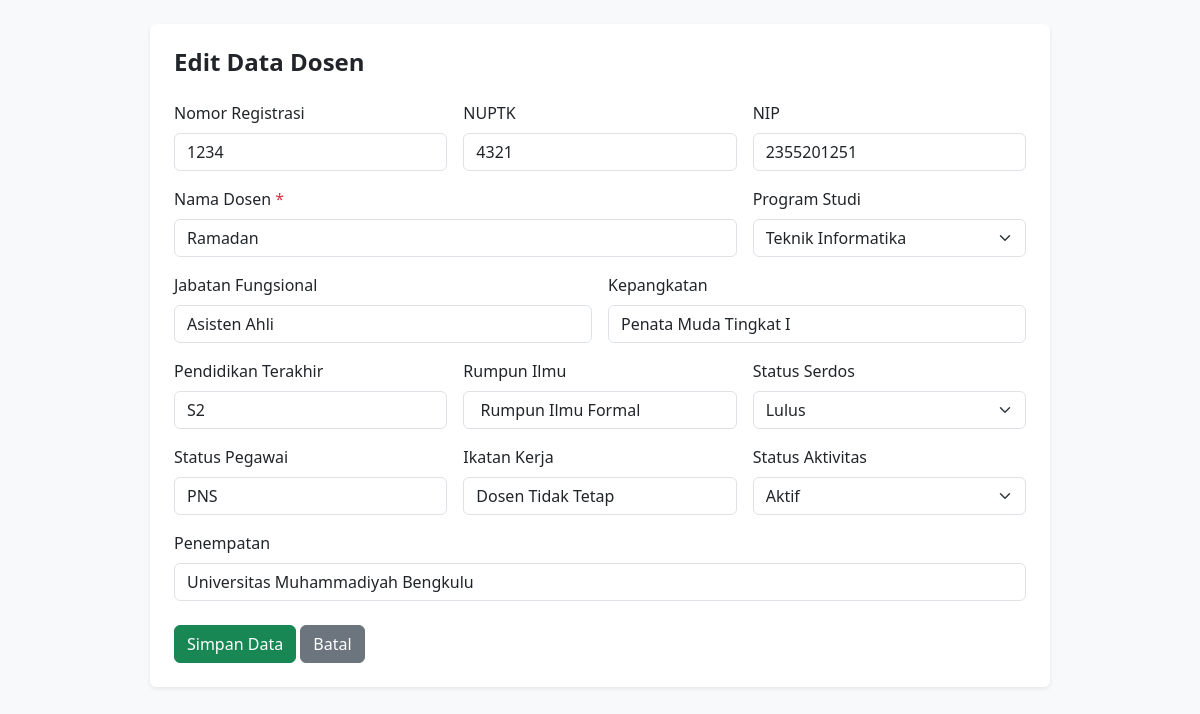
Screenshot of /dosen_form.php?id=1 (signed in) with the database file from the repository.
### tables this page shows
CREATE TABLE `dosen` (
  `id_dosen` int(11) NOT NULL,
  `nomor_registrasi` varchar(50) DEFAULT NULL,
  `nuptk` varchar(50) DEFAULT NULL,
  `nama` varchar(150) NOT NULL,
  `nip` varchar(50) DEFAULT NULL,
  `jabatan_fungsional` varchar(100) DEFAULT NULL,
  `kepangkatan` varchar(100) DEFAULT NULL,
  `pendidikan_terakhir` varchar(20) DEFAULT NULL,
  `rumpun_ilmu` varchar(100) DEFAULT NULL,
  `status_serdos` varchar(50) DEFAULT 'Belum Sertifikasi',
  `status_pegawai` varchar(50) DEFAULT NULL,
  `ikatan_kerja` varchar(50) DEFAULT NULL,
  `status_aktivitas` varchar(50) DEFAULT 'Aktif',
  `penempatan` varchar(100) DEFAULT NULL,
  `id_prodi` int(11) NOT NULL,
  `created_at` timestamp NULL DEFAULT current_timestamp()
);

### dosen_form.php (the view, shortened to what this page needs)
<?php
require_once 'config/database.php';
$id_dosen = $_GET['id'] ?? null;
$dosen = [
    'nomor_registrasi' => '', 'nuptk' => '', 'nip' => '', 'nama' => '',
    'id_prodi' => 1, 'jabatan_fungsional' => '', 'kepangkatan' => '',
    'pendidikan_terakhir' => '', 'rumpun_ilmu' => '', 'status_serdos' => 'Belum Sertifikasi',
    'status_pegawai' => '', 'ikatan_kerja' => '', 'status_aktivitas' => 'Aktif', 'penempatan' => ''
];
if ($id_dosen) {
    $stmt = $pdo->prepare("SELECT * FROM dosen WHERE id_dosen = ?");
    $stmt->execute([$id_dosen]);
    $data = $stmt->fetch();
    if ($data) $dosen = $data;
}
?>
<!DOCTYPE html>
<html lang="id">
<head>
    <link href="https://cdn.jsdelivr.net/npm/bootstrap@5.3.0/dist/css/bootstrap.min.css" rel="stylesheet">
</head>
<body class="bg-light p-4">
<div class="container bg-white p-4 rounded shadow-sm" style="max-width: 900px;">
    <h4 class="fw-bold mb-4"><?= $id_dosen ? 'Edit Data' : 'Tambah Data' ?> Dosen</h4>
    <form method="POST" class="row g-3">
        <div class="col-md-4">
            <label class="form-label">Nomor Registrasi</label>
            <input type="text" name="nomor_registrasi" class="form-control" value="<?= htmlspecialchars($dosen['nomor_registrasi'] ?? '') ?>">
        </div>
        <div class="col-md-4">
            <label class="form-label">NUPTK</label>
            <input type="text" name="nuptk" class="form-control" value="<?= htmlspecialchars($dosen['nuptk'] ?? '') ?>">
        </div>
        <div class="col-md-4">
            <label class="form-label">NIP</label>
            <input type="text" name="nip" class="form-control" value="<?= htmlspecialchars($dosen['nip'] ?? '') ?>">
        </div>
        <div class="col-md-8">
            <label class="form-label">Nama Dosen <span class="text-danger">*</span></label>
            <input type="text" name="nama" class="form-control" value="<?= htmlspecialchars($dosen['nama'] ?? '') ?>" required>
        </div>
        <div class="col-md-4">
            <label class="form-label">Program Studi</label>
            <select name="id_prodi" class="form-select">
                <option value="1" <?= $dosen['id_prodi'] == 1 ? 'selected' : '' ?>>Teknik Informatika</option>
            </select>
        </div>
        <div class="col-md-6">
            <label class="form-label">Jabatan Fungsional</label>
            <input type="text" name="jabatan_fungsional" class="form-control" value="<?= htmlspecialchars($dosen['jabatan_fungsional'] ?? '') ?>">
        </div>
        <div class="col-md-6">
            <label class="form-label">Kepangkatan</label>
            <input type="text" name="kepangkatan" class="form-control" value="<?= htmlspecialchars($dosen['kepangkatan'] ?? '') ?>">
        </div>
        <div class="col-md-4">
            <label class="form-label">Pendidikan Terakhir</label>
            <input type="text" name="pendidikan_terakhir" class="form-control" placeholder="S2 / S3" value="<?= htmlspecialchars($dosen['pendidikan_terakhir'] ?? '') ?>">
        </div>
        <div class="col-md-4">
            <label class="form-label">Rumpun Ilmu</label>
            <input type="text" name="rumpun_ilmu" class="form-control" value="<?= htmlspecialchars($dosen['rumpun_ilmu'] ?? '') ?>">
        </div>
        <div class="col-md-4">
            <label class="form-label">Status Serdos</label>
            <select name="status_serdos" class="form-select">
                <option value="Lulus" <?= ($dosen['status_serdos'] ?? '') === 'Lulus' ? 'selected' : '' ?>>Lulus</option>
            </select>
        </div>
        <div class="col-md-4">
            <label class="form-label">Status Pegawai</label>
            <input type="text" name="status_pegawai" class="form-control" value="<?= htmlspecialchars($dosen['status_pegawai'] ?? '') ?>">
        </div>
        <div class="col-md-4">
            <label class="form-label">Ikatan Kerja</label>
            <input type="text" name="ikatan_kerja" class="form-control" value="<?= htmlspecialchars($dosen['ikatan_kerja'] ?? '') ?>">
        </div>
        <div class="col-md-4">
            <label class="form-label">Status Aktivitas</label>
            <select name="status_aktivitas" class="form-select">
                <option value="Aktif" <?= ($dosen['status_aktivitas'] ?? '') === 'Aktif' ? 'selected' : '' ?>>Aktif</option>
            </select>
        </div>
        <div class="col-md-12">
            <label class="form-label">Penempatan</label>
            <input type="text" name="penempatan" class="form-control" value="<?= htmlspecialchars($dosen['penempatan'] ?? '') ?>">
        </div>
        <div class="col-12 mt-4">
            <button type="submit" class="btn btn-success">Simpan Data</button>
            <a href="dosen.php" class="btn btn-secondary me-2">Batal</a>
        </div>
    </form>
</div>
</body>
</html>

### rows the page displays
dosen: nomor_registrasi "1234", nuptk "4321", nip "2355201251", nama "Ramadan", id_prodi "Teknik Informatika", jabatan_fungsional "Asisten Ahli", kepangkatan "Penata Muda Tingkat I", pendidikan_terakhir "S2", rumpun_ilmu "Rumpun Ilmu Formal", status_serdos "Lulus", status_pegawai "PNS", ikatan_kerja "Dosen Tidak Tetap", status_aktivitas "Aktif", penempatan "Universitas Muhammadiyah Bengkulu"
